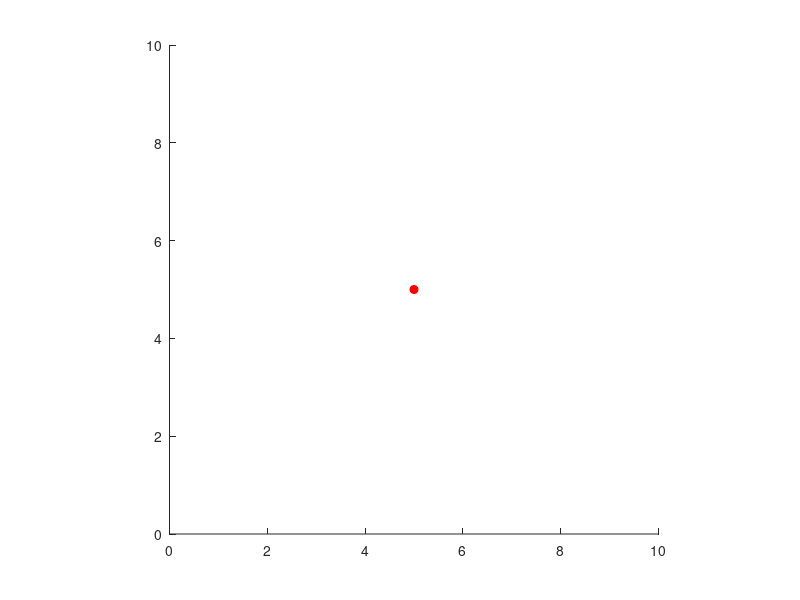

Write the MATLAB code that produced this figure. (Note: this script raises an error after producing the figure.)
%template for how to properly call egg_func
%also provides example for how to interpret outputs
function funkyegg()
%set the oval hyper-parameters
egg_params = struct();
egg_params.a = 3; egg_params.b = 2; egg_params.c = .15;
%specify the position and orientation of the egg
x0 = 5; y0 = 5; theta = pi/6;
%set up the axis
hold on; axis equal; axis square
axis([0,10,0,10])
%plot the origin of the egg frame
plot(x0,y0,'ro','markerfacecolor','r');
%compute the perimeter of the egg
s_perimeter=linspace(0,1,100);
[V_list, G_list] = egg_func(s_perimeter,x0,y0,theta,egg_params);
%plot the perimeter of the egg
plot(V_list(1,:),V_list(2,:),'k');
%compute a single point along the egg (s=.8)
%as well as the tangent vector at that point
[V_single, G_single] = egg_func(.8,x0,y0,theta,egg_params);
%plot this single point on the egg
plot(V_single(1),V_single(2),'ro','markerfacecolor','r');
%plot this tangent vector on the egg
vector_scaling = .1;
tan_vec_x = [V_single(1),V_single(1)+vector_scaling*G_single(1)];
tan_vec_y = [V_single(2),V_single(2)+vector_scaling*G_single(2)];
plot(tan_vec_x,tan_vec_y,'g')
end